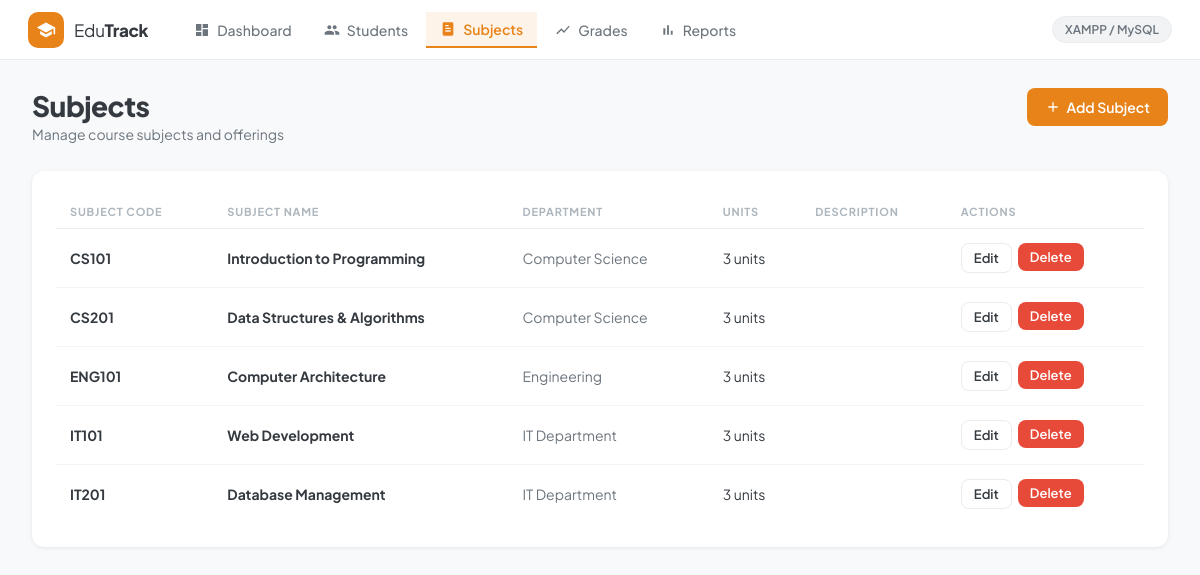
Screenshot of /pages/subjects.php with the database file from the repository.
### tables this page shows
CREATE TABLE IF NOT EXISTS subjects (
    id INT AUTO_INCREMENT PRIMARY KEY,
    subject_code VARCHAR(20) UNIQUE NOT NULL,
    subject_name VARCHAR(100) NOT NULL,
    department VARCHAR(100),
    units INT DEFAULT 3,
    description TEXT,
    created_at TIMESTAMP DEFAULT CURRENT_TIMESTAMP
);

### pages/subjects.php (the view, shortened to what this page needs)
<?php
$conn = getConnection();
$subjects = $conn->query("SELECT * FROM subjects ORDER BY subject_code");
include '../includes/header.php';
?>
<div class="page-header">
    <div>
        <h1>Subjects</h1>
        <p>Manage course subjects and offerings</p>
    </div>
    <button class="btn btn-primary" onclick="document.getElementById('addModal').classList.add('open')">
        <svg width="16" height="16" viewBox="0 0 24 24" fill="currentColor"><path d="M19 13h-6v6h-2v-6H5v-2h6V5h2v6h6v2z"/></svg>
        Add Subject
    </button>
</div>
<div class="card">
    <div class="table-wrapper">
        <table>
            <thead>
                <tr>
                    <th>Subject Code</th>
                    <th>Subject Name</th>
                    <th>Department</th>
                    <th>Units</th>
                    <th>Description</th>
                    <th>Actions</th>
                </tr>
            </thead>
            <tbody>
                <?php if ($subjects->num_rows === 0): ?>
                <tr><td colspan="6"><div class="empty-state"><p>No subjects added yet.</p></div></td></tr>
                <?php else: ?>
                <?php while ($s = $subjects->fetch_assoc()): ?>
                <tr>
                    <td><strong><?= htmlspecialchars($s['subject_code']) ?></strong></td>
                    <td class="td-name"><?= htmlspecialchars($s['subject_name']) ?></td>
                    <td class="td-light"><?= htmlspecialchars($s['department']) ?></td>
                    <td><?= $s['units'] ?> units</td>
                    <td class="td-light" style="max-width:200px;white-space:nowrap;overflow:hidden;text-overflow:ellipsis"><?= htmlspecialchars($s['description']) ?></td>
                    <td>
                        <div class="action-btns">
                            <button class="btn btn-secondary btn-sm" onclick="openEdit(<?= htmlspecialchars(json_encode($s)) ?>)">Edit</button>
                            <form method="POST" style="display:inline" onsubmit="return confirm('Delete this subject?')">
                                <button type="submit" class="btn btn-danger btn-sm">Delete</button>
                            </form>
                        </div>
                    </td>
                </tr>
                <?php endwhile; ?>
                <?php endif; ?>
            </tbody>
        </table>
    </div>
</div>
<?php $conn->close(); include '../includes/footer.php'; ?>

### assets/css/style.css (style rules this page uses)
*, *::before, *::after { box-sizing: border-box; margin: 0; padding: 0; }
:root { --orange: #E8831A; --orange-light: #FEF3E8; --blue: #3B7DD8; --blue-light: #EBF3FF; --green: #2EAA6E; --green-light: #E8F8F1; --red: #E84A3A; --gray-50: #F8F9FA; --gray-100: #F1F3F5; --gray-200: #E9ECEF; --gray-400: #ADB5BD; --gray-600: #6C757D; --gray-800: #343A40; --white: #FFFFFF; --shadow-sm: 0 1px 4px rgba(0,0,0,0.08); --shadow-md: 0 4px 16px rgba(0,0,0,0.10); --radius: 12px; --radius-sm: 8px; font-family: 'Plus Jakarta Sans', sans-serif; }
body { background: var(--gray-50); color: var(--gray-800); min-height: 100vh; }
.page-header { display: flex; align-items: flex-start; justify-content: space-between; margin-bottom: 28px; }
.page-header h1 { font-size: 28px; font-weight: 800; color: var(--gray-800); letter-spacing: -0.5px; }
.page-header p { color: var(--gray-600); font-size: 14px; margin-top: 2px; }
.btn { display: inline-flex; align-items: center; gap: 6px; padding: 10px 18px; border-radius: var(--radius-sm); font-size: 14px; font-weight: 600; cursor: pointer; border: none; text-decoration: none; transition: all 0.15s; font-family: inherit; }
.btn-primary { background: var(--orange); color: white; }
.btn-secondary { background: white; color: var(--gray-800); border: 1px solid var(--gray-200); }
.btn-danger { background: var(--red); color: white; }
.btn-sm { padding: 6px 12px; font-size: 13px; }
.card { background: white; border-radius: var(--radius); box-shadow: var(--shadow-sm); padding: 24px; }
.table-wrapper { overflow-x: auto; }
table { width: 100%; border-collapse: collapse; font-size: 14px; }
thead th { padding: 10px 14px; text-align: left; font-size: 11px; font-weight: 700; letter-spacing: 0.8px; text-transform: uppercase; color: var(--gray-400); border-bottom: 1px solid var(--gray-200); }
tbody td { padding: 14px; border-bottom: 1px solid var(--gray-100); vertical-align: middle; }
tbody tr:last-child td { border-bottom: none; }
.td-name { font-weight: 700; color: var(--gray-800); }
.td-light { color: var(--gray-600); }
.action-btns { display: flex; gap: 6px; }

### rows the page displays
subjects: subject_code "CS101", subject_name "Introduction to Programming", department "Computer Science", units "3"
subjects: subject_code "CS201", subject_name "Data Structures & Algorithms", department "Computer Science", units "3"
subjects: subject_code "ENG101", subject_name "Computer Architecture", department "Engineering", units "3"
subjects: subject_code "IT101", subject_name "Web Development", department "IT Department", units "3"
subjects: subject_code "IT201", subject_name "Database Management", department "IT Department", units "3"
